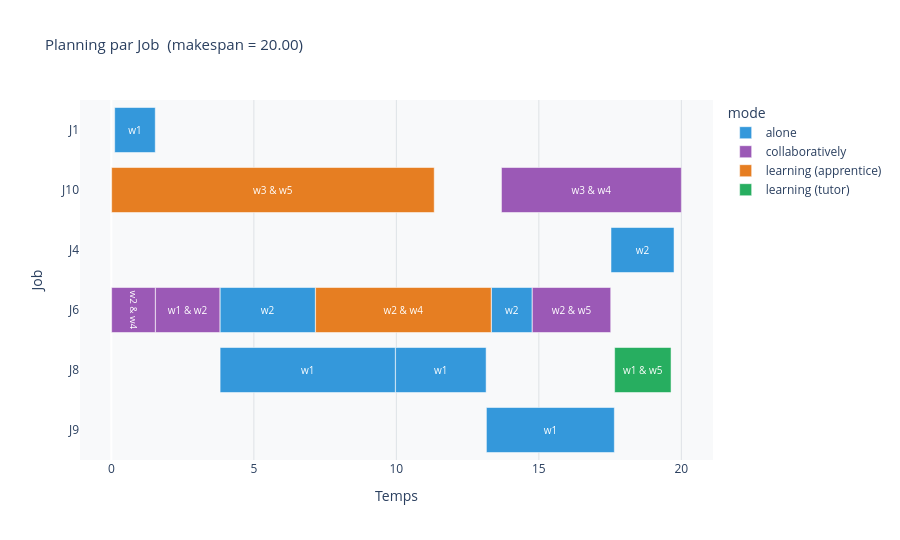

Source (notebook cell):
### Code cell
gantt_chart_rich(df, render="notebook", save_path=None)
gantt_chart_by_job(df, instance, color_by="mode", render="notebook", save_path=None, separate_little=True)

### Figure 1 — Plotly figure (JSON) as saved in the notebook; plotly's stock layout.template omitted (floating-point values rounded to 4 significant figures)
{"data": [{"base": [0.1163, 17.53, 3.816, 13.34, 3.816, 9.973, 13.16], "customdata": [["Op 1/4", "w1", "alone", "4.0", "2.0", "2.0", "False", "1.54"], ["Op 1/6", "w2", "alone", "4.0", "3.0", "2.0", "False", "19.74"], ["Op 3/6", "w2", "alone", "4.0", "4.0", "1.0", "True", "7.16"], ["Op 5/6", "w2", "alone", "4.0", "2.0", "2.0", "True", "14.76"], ["Op 1/3", "w1", "alone", "4.0", "4.0", "2.0", "True", "9.96"], ["Op 2/3", "w1", "alone", "2.175527314432144", "1.0", "0.0", "True", "13.15"], ["Op 1/2", "w1", "alone", "4.0", "2.0", "2.0", "False", "17.65"]], "hovertemplate": "<b>%{y}  —  %{customdata[0]}</b><br>Workers   : %{customdata[1]}<br>Mode      : %{customdata[2]}<br>Niveau w  : %{customdata[3]}<br>Difficulté: %{customdata[4]}<br>Métier    : %{customdata[5]}<br>Job réalisé: %{customdata[6]}<br>Début : %{base:.2f}  |  Fin : %{customdata[7]}<br><extra></extra>", "insidetextanchor": "middle", "marker": {"color": "#3498DB", "line": {"color": "white", "width": 0.5}}, "name": "alone", "orientation": "h", "text": ["w1", "w2", "w2", "w2", "w1", "w1", "w1"], "textfont": {"color": "white", "size": 10}, "textposition": "inside", "type": "bar", "x": [1.424, 2.212, 3.34, 1.424, 6.147, 3.177, 4.489], "y": ["J1", "J4", "J6", "J6", "J8", "J8", "J9"]}, {"base": [13.69, 0.01, 1.55, 14.77], "customdata": [["Op 2/2", "w3 & w4", "collaboratively", "3.973704517025181", "3.0", "3.0", "True", "20.0"], ["Op 1/6", "w2 & w4", "collaboratively", "4.0", "3.0", "4.0", "True", "1.54"], ["Op 2/6", "w1 & w2", "collaboratively", "4.0", "3.0", "2.0", "True", "3.81"], ["Op 6/6", "w2 & w5", "collaboratively", "4.0", "4.0", "1.0", "True", "17.52"]], "hovertemplate": "<b>%{y}  —  %{customdata[0]}</b><br>Workers   : %{customdata[1]}<br>Mode      : %{customdata[2]}<br>Niveau w  : %{customdata[3]}<br>Difficulté: %{customdata[4]}<br>Métier    : %{customdata[5]}<br>Job réalisé: %{customdata[6]}<br>Début : %{base:.2f}  |  Fin : %{customdata[7]}<br><extra></extra>", "insidetextanchor": "middle", "marker": {"color": "#9B59B6", "line": {"color": "white", "width": 0.5}}, "name": "collaboratively", "orientation": "h", "text": ["w3 & w4", "w2 & w4", "w1 & w2", "w2 & w5"], "textfont": {"color": "white", "size": 10}, "textposition": "inside", "type": "bar", "x": [6.312, 1.53, 2.255, 2.75], "y": ["J10", "J6", "J6", "J6"]}, {"base": [0.01, 7.166], "customdata": [["Op 1/2", "w3 & w5", "learning (apprentice)", "2.7367479792168212", "3.0", "1.0", "True", "11.33"], ["Op 4/6", "w2 & w4", "learning (apprentice)", "1.0074607972122835", "2.0", "3.0", "True", "13.33"]], "hovertemplate": "<b>%{y}  —  %{customdata[0]}</b><br>Workers   : %{customdata[1]}<br>Mode      : %{customdata[2]}<br>Niveau w  : %{customdata[3]}<br>Difficulté: %{customdata[4]}<br>Métier    : %{customdata[5]}<br>Job réalisé: %{customdata[6]}<br>Début : %{base:.2f}  |  Fin : %{customdata[7]}<br><extra></extra>", "insidetextanchor": "middle", "marker": {"color": "#E67E22", "line": {"color": "white", "width": 0.5}}, "name": "learning (apprentice)", "orientation": "h", "text": ["w3 & w5", "w2 & w4"], "textfont": {"color": "white", "size": 10}, "textposition": "inside", "type": "bar", "x": [11.32, 6.162], "y": ["J10", "J6"]}, {"base": [17.66], "customdata": [["Op 3/3", "w1 & w5", "learning (tutor)", "2.042562664892661", "3.0", "4.0", "True", "19.64"]], "hovertemplate": "<b>%{y}  —  %{customdata[0]}</b><br>Workers   : %{customdata[1]}<br>Mode      : %{customdata[2]}<br>Niveau w  : %{customdata[3]}<br>Difficulté: %{customdata[4]}<br>Métier    : %{customdata[5]}<br>Job réalisé: %{customdata[6]}<br>Début : %{base:.2f}  |  Fin : %{customdata[7]}<br><extra></extra>", "insidetextanchor": "middle", "marker": {"color": "#27AE60", "line": {"color": "white", "width": 0.5}}, "name": "learning (tutor)", "orientation": "h", "text": ["w1 & w5"], "textfont": {"color": "white", "size": 10}, "textposition": "inside", "type": "bar", "x": [1.98], "y": ["J8"]}], "layout": {"bargap": 0.25, "barmode": "overlay", "height": 540, "hoverlabel": {"bgcolor": "white", "font": {"size": 12}}, "legend": {"title": {"text": "mode"}}, "paper_bgcolor": "white", "plot_bgcolor": "#F8F9FA", "title": {"font": {"size": 15}, "text": "Planning par Job  (makespan = 20.00)"}, "xaxis": {"gridcolor": "#DEE2E6", "showgrid": true, "title": {"text": "Temps"}, "type": "linear"}, "yaxis": {"categoryarray": ["J9", "J8", "J6", "J4", "J10", "J1"], "categoryorder": "array", "showgrid": false, "title": {"text": "Job"}}}}
